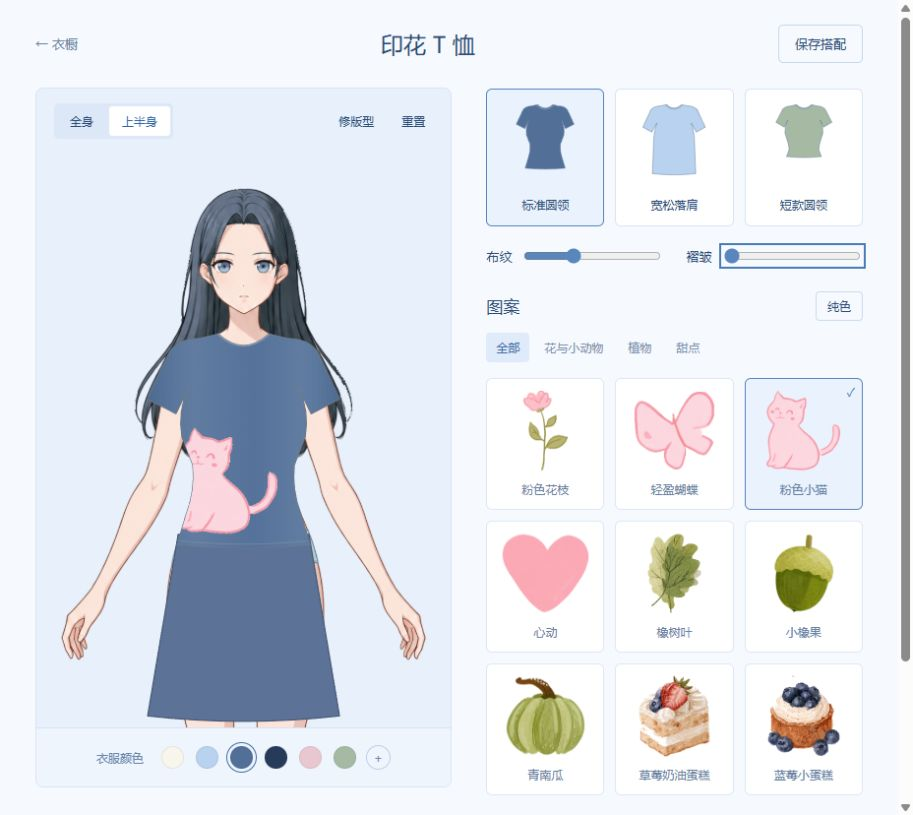
#> input picture fabric-flat-qa.png, 913 x 815 px, given in place of generated.png, which was not available
$ python extend_body_neck.py
#> lines starting #> are read from the running program, lines starting #| are printed output that depends on the picture; after the words box and inside, x2 and y2 are one past the last pixel; in counts of white or black regions, pixels touching at a corner belong together; pictures that were not available may be replaced by others from this repository, and a replacement may not be noted
"""Register a generated upper-neck insert; preserve the existing body below y268."""
from pathlib import Path
import json, shutil
import numpy as np
from PIL import Image

ROOT=Path(__file__).resolve().parents[1]
ART=ROOT/'assets/materials/characters'
DEST=ART/'body-neck-extension-v1'

def apply():
    generated=Image.open(DEST/'generated.png').convert('RGBA').resize((640,540),Image.Resampling.LANCZOS)
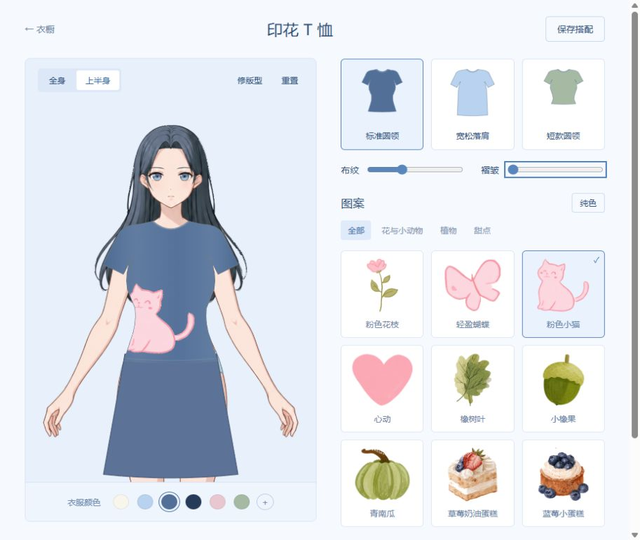
#> generated: PIL image 640x540 RGBA; mean R, G, B, A 223.8, 227.5, 234.2, 255
    # Interior skin from the generated neck; background never enters the insert.
    skin=np.array(generated.crop((225,30,420,240)).resize((59,38),Image.Resampling.LANCZOS))
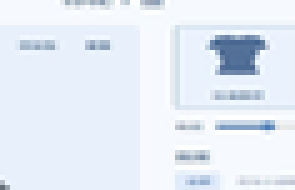
#> skin: shape (38, 59, 4) (shown 5 times larger); mean R, G, B, A 229.1, 236.5, 246.3, 255
    records=[]
    for name in ['body.png']+[f'body-{a}-{b}.png' for a in range(2) for b in range(2)]:
        source=ART/'clean-body-v4'/name
        original=np.array(Image.open(source).convert('RGBA'))
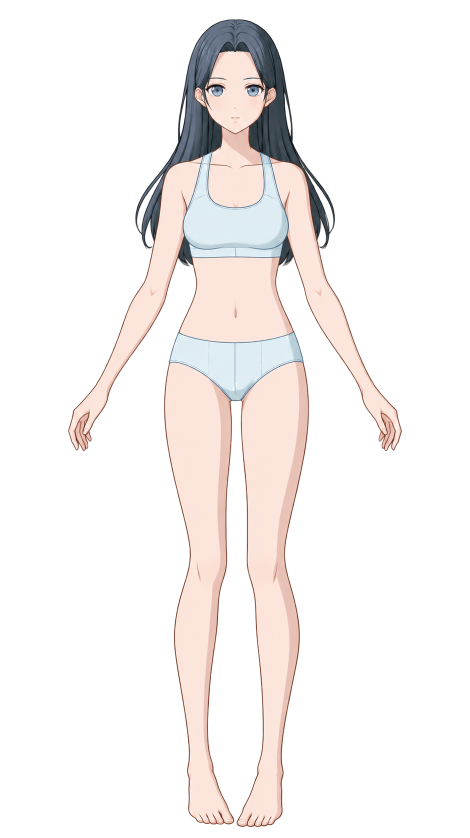
#> input picture assets/atelier-preppy-v1/references/body.png, 939 x 1676 px, found by its file name (shown at 1/2 size)
#> original is the input picture: shape (1676, 939, 4); mean R, G, B, A 53.8, 49.6, 48.1, 57.9
        archive=DEST/'archive'/name
        archive.parent.mkdir(exist_ok=True)
        if not archive.exists():shutil.copy2(source,archive)
        result=original.copy();patch=skin.copy()
        # Join to the actual neck's edge colors and silhouette, above its old cutoff only.
        lower=original[268,442:501]
#> lower = 59 rows, first 6: [62, 62, 61, 253], [82, 45, 39, 253], [153, 96, 82, 253], [228, 187, 174, 253], [235, 199, 185, 253], [230, 192, 179, 253]
        blend=np.clip((np.arange(38)-24)/13,0,1)[:,None,None]
        patch[:,:,:3]=np.rint(patch[:,:,:3]*(1-blend)+lower[None,:,:3]*blend).astype('uint8')
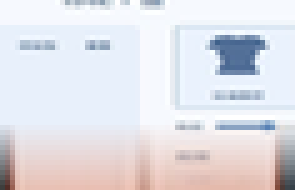
#> patch: shape (38, 59, 4) (shown 5 times larger); mean R, G, B, A 225.3, 224.4, 230.3, 255
        patch[:,:,3]=lower[None,:,3]
        patch[:3,:,3]=np.rint(patch[:3,:,3]*np.array([0.35,0.7,1])[:,None]).astype('uint8')
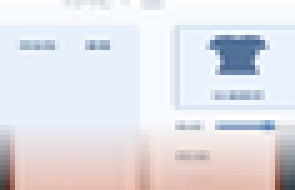
#> patch: shape (38, 59, 4) (shown 5 times larger); mean R, G, B, A 225.3, 224.4, 230.3, 246.7; transparent parts drawn white
        result[230:268,442:501]=patch
#> result: shape (1676, 939, 4); 0.14% of pixels changed, all inside (x1, y1, x2, y2) = (442, 230, 501, 268)
        assert np.array_equal(original[268:],result[268:])
        Image.fromarray(result).save(source)
        if name!='body.png':
            # Compatibility with already exported face packs and runtime URLs.
            Image.fromarray(result).save(ART/'face-regenerated-v7/body-support'/name)
            for group,ids in [('face-regenerated-v7',['unified-face','cool','gentle','poised','slender','soft-small','sharp-small']),('face-pure-v8',['pure-black','pure-brown'])]:
                for face in ids:
                    folder=ART/group/face
                    layer=Image.open(folder/'head-canvas.png').convert('RGBA')
                    Image.alpha_composite(Image.fromarray(result),layer).save(folder/name)
        records.append({'file':name,'unchanged_from_y':268,'extension_top':230})
#> pass 2 of the loop in apply, `for name in ['body.png']+[f'body-{a}-{b}.png' for a in range(2) for b ..`:
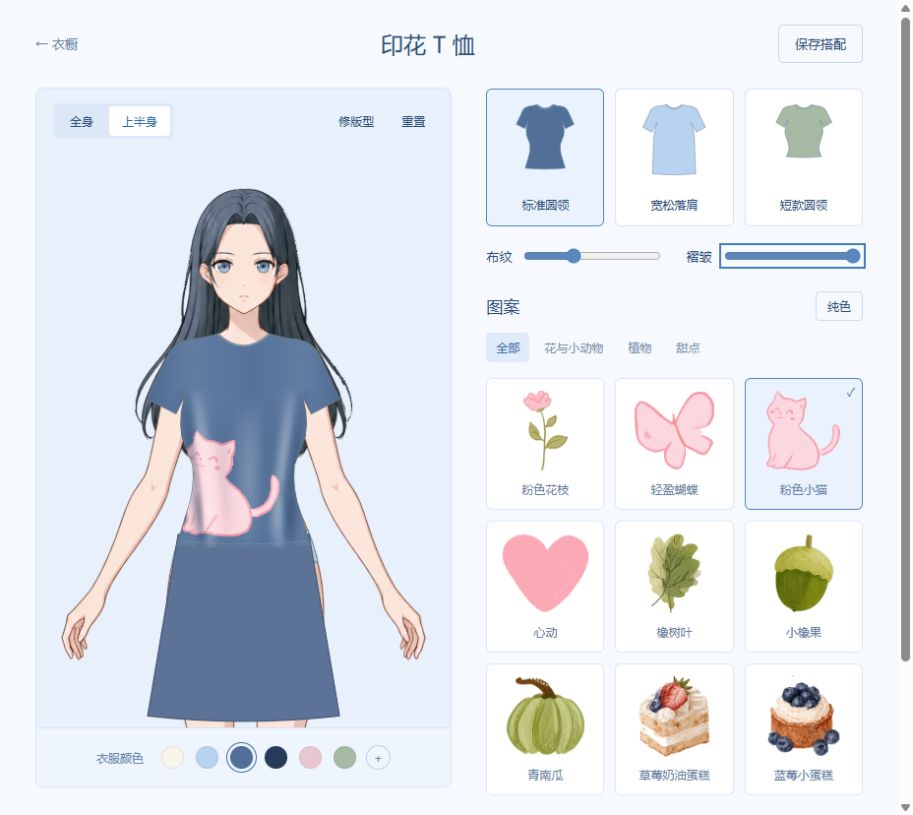
#> input picture fabric-folds-qa.png, 913 x 815 px, given in place of body-0-0.png, which was not available
#> original: shape (815, 913, 4)
#> lower = 59 rows, first 6: [232, 240, 251, 255], [232, 240, 251, 255], [232, 240, 251, 255], [232, 240, 251, 255], [232, 240, 251, 255], [232, 240, 251, 255]
#> in apply, `patch[:3,:,3]=np.rint(patch[:3,:,3]*np.array([0.35,0.7,1])[:,None]).as..`:
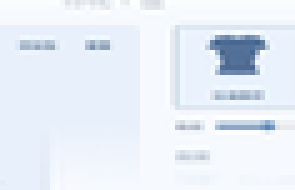
#> patch: shape (38, 59, 4) (shown 5 times larger); mean R, G, B, A 231, 237.9, 247.1, 248.6; transparent parts drawn white
#> in apply, `result[230:268,442:501]=patch`:
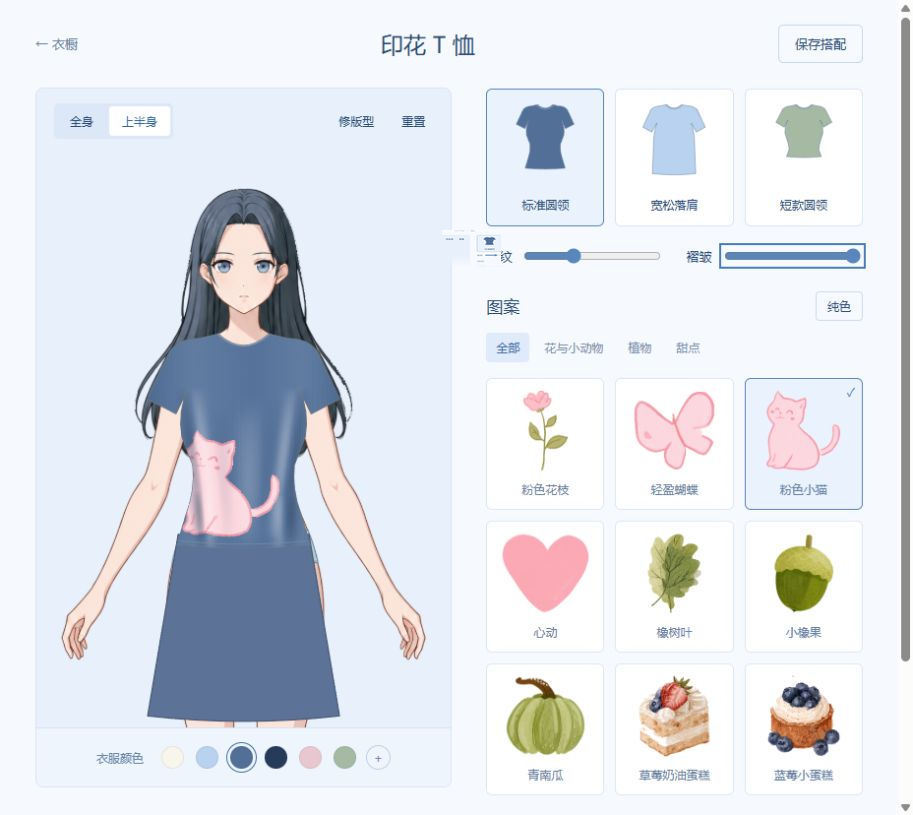
#> result: shape (815, 913, 4); mean R, G, B, A 223.7, 227.4, 234.3, 255; transparent parts drawn white
    (DEST/'manifest.json').write_text(json.dumps({'version':1,'neck_in_body_layer':True,'records':records},indent=2),encoding='utf8')
    print('Extended base neck to y230; all pixels y268 and below unchanged before junction repair.')
    if (ART/'body-neck-join-v2/generated.png').exists():
        from repair_neck_join_v2 import apply as repair_join
        repair_join()

#> (the run stopped early here; a loop or call above may not have finished)
